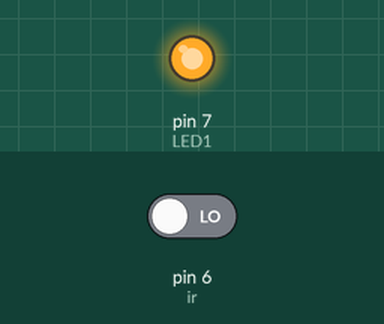
Recording of a sketch running on a simulated Arduino Uno, built with avr-gcc and run on an emulated ATmega328P. Parts: output pins drawn as LEDs (lit = HIGH). The test bench sets the inputs (shaded band); at power-on: pin 6 (ir) LOW. What the sketch prints to the serial monitor is not drawn.

Above: at 1.2 s.
1.3 s: pin 6 (ir) driven HIGH
At 2.4 s:
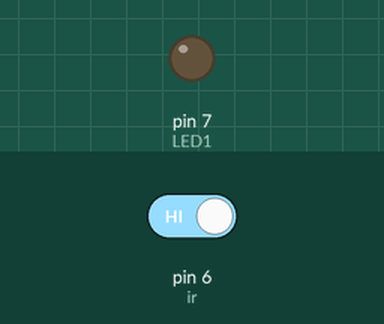
2.8 s: pin 6 (ir) driven LOW
At 3.6 s:
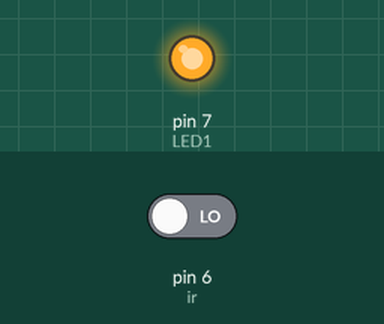
Timing chart, 0 to 5.8 s (numbered marks = the images above; inputs shaded):
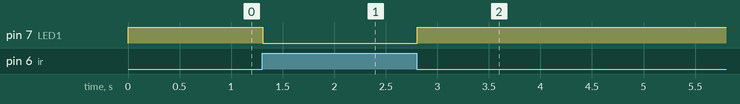

Measured:
- after the input at 1.3 s, pin 7 (LED1): HIGH → LOW at once
- after the input at 2.8 s, pin 7 (LED1): LOW → HIGH at once

The sketch:

LED_USING_IR.ino
```cpp
int ir = 6;
int x;
int LED1 = 7;
void setup()
{
  Serial.begin(9600);
  pinMode(6, INPUT);
  pinMode(7, OUTPUT);
}

void loop()
{
  x = digitalRead(ir);
  Serial.println(x);
  if(x == 1)
  {
  	digitalWrite(LED1,LOW);
  }
  else
  {
  	digitalWrite(LED1,HIGH);
  }

}
```
